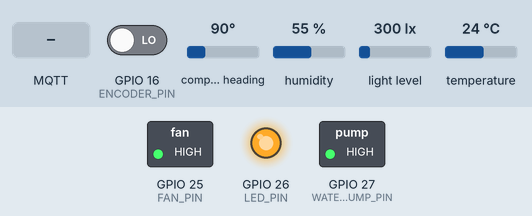
Recording of a program running on a simulated ESP32. Shown: switched loads named in the program (green lamp = pin HIGH), output pins drawn as LEDs (lit = HIGH). The test bench sets the inputs (shaded band); at power-on: GPIO 16 (ENCODER_PIN) LOW, compass heading 90°, humidity 55 %, light level 300 lx, temperature 24 °C. WiFi joins after 1.5 s; servers stay silent unless stated; random numbers use the default seed unless the program sets one; no MQTT or app messages arrive unless stated; what the program prints to the serial monitor is not drawn.

Above: at 2.7 s.
2.8 s: MQTT message "true" arrives on the first subscribed topic
At 4.0 s:
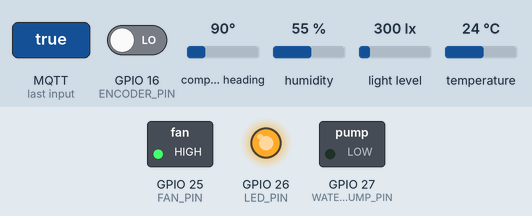
4.3 s: MQTT message "true" arrives on the second subscribed topic
At 5.3 s:
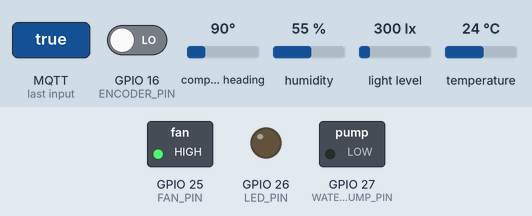
5.8 s: MQTT message "true" arrives on the third subscribed topic
At 6.4 s:
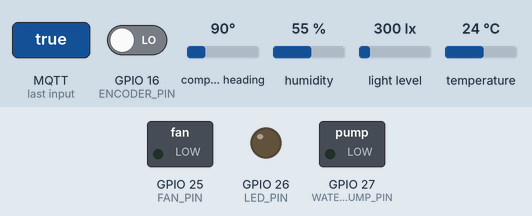
7.3 s: MQTT message "BME 280:" arrives on the first subscribed topic
At 7.6 s:
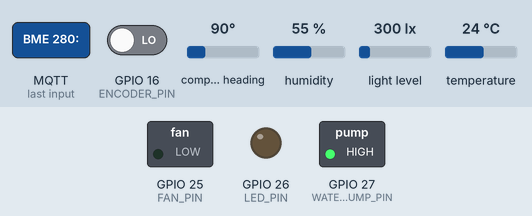
8.8 s: MQTT message "BME 280:" arrives on the second subscribed topic
At 9.9 s:
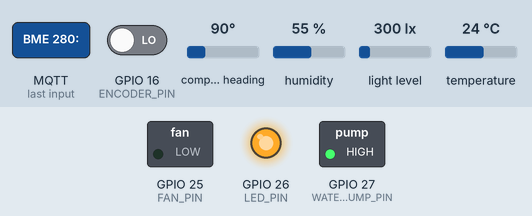
10.3 s: MQTT message "BME 280:" arrives on the third subscribed topic
At 11.1 s:
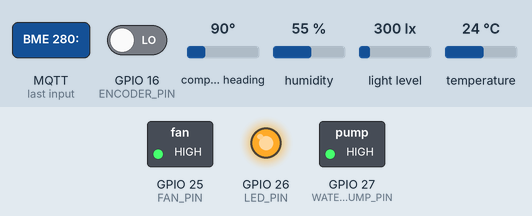
Timing chart, 0 to 12.8 s (numbered marks = the images above; inputs shaded):
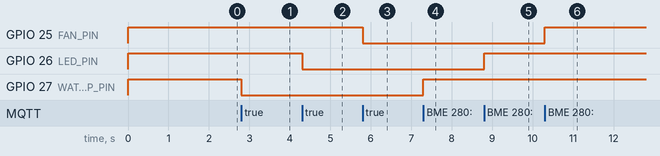

Measured:
- after the input at 2.8 s, GPIO 27 (WATER_PUMP_PIN): HIGH → LOW at once
- after the input at 4.3 s, GPIO 26 (LED_PIN): HIGH → LOW at once
- after the input at 5.8 s, GPIO 25 (FAN_PIN): HIGH → LOW at once
- after the input at 7.3 s, GPIO 27 (WATER_PUMP_PIN): LOW → HIGH at once
- after the input at 8.8 s, GPIO 26 (LED_PIN): LOW → HIGH at once
- after the input at 10.3 s, GPIO 25 (FAN_PIN): LOW → HIGH at once

The program:

main.cpp
```cpp
#include "Arduino.h"
#include <Wire.h>
#include <WiFi.h>

#include <BH1750.h>
#include "AS5600.h"
#include <Adafruit_Sensor.h>
#include <Adafruit_BME280.h>
#include "DHT_U.h"
#include "DHT.h"
#include <PubSubClient.h>
#include <SimpleTimer.h>


#define FAN_PIN 25
const char* fanTopic = "Actuators/Fan";

#define LED_PIN 26
const char* ledTopic = "Actuators/LED";

#define WATER_PUMP_PIN 27
const char* waterPumpTopic = "Actuators/WaterPump";

#define AS5600_DIR_PIN 17

#define DHT_DATA_PIN 4
#define DHTTYPE DHT11

#define SEALEVELPRESSURE_HPA (1013.25)

#define ENCODER_PIN 16

BH1750 lightMeter;
float lux = 0;

AS5600 as5600;
float windDir;

// not working
Adafruit_BME280 bme;

DHT dht(DHT_DATA_PIN, DHTTYPE);
float humidity = 0;
float temperature = 0;
float termalSensation = 0;

unsigned long long lastEncoder, resultEncoder, timeoutEncoder;
int encoderCount = 0;
bool encoderBuffer = false;
double rpm = 0;

const char* ssid = "raspberry";
const char* password = "presentation";
const char* mqtt_server = "10.42.0.1";
WiFiClient espClient;
PubSubClient client(espClient);
#define MSG_BUFFER_SIZE	(50)
char msg[MSG_BUFFER_SIZE];

SimpleTimer timerReading;
SimpleTimer timerSendMQTT;
SimpleTimer timerEncoder;

void setup_wifi() {

  delay(10);
  Serial.println();
  Serial.print("Connecting to ");
  Serial.println(ssid);

  WiFi.mode(WIFI_STA);
  WiFi.begin(ssid, password);

  while (WiFi.status() != WL_CONNECTED) {
    delay(500);
    Serial.print(".");
  }

  randomSeed(micros());

  Serial.println("");
  Serial.println("WiFi connected");
  Serial.println("IP address: ");
  Serial.println(WiFi.localIP());
}

void reconnect() {
  while (!client.connected()) {
    Serial.print("Attempting MQTT connection...");
    String clientId = "ESP32Client-";
    clientId += String(random(0xffff), HEX);
    if (client.connect(clientId.c_str())) {
      Serial.println("connected");
      client.subscribe(waterPumpTopic);
      client.subscribe(ledTopic);
      client.subscribe(fanTopic);
    } else {
      Serial.print("failed, rc=");
      Serial.print(client.state());
      Serial.println(" try again in 5 seconds");
      delay(5000);
    }
  }
}

void callback(char* topic, byte* payload, unsigned int length) {
  Serial.print("Message arrived [");
  Serial.print(topic);
  Serial.print("] ");

  String payloadStr;
  for (int i = 0; i < length; i++) {
    payloadStr += (char)payload[i];
  }

  if (!strcmp(topic, ledTopic))
  {
    if(payloadStr == "true") digitalWrite(LED_PIN, LOW);
    else digitalWrite(LED_PIN, HIGH);
  }

  else if (!strcmp(topic, waterPumpTopic))
  {
    if(payloadStr == "true") digitalWrite(WATER_PUMP_PIN, LOW);
    else digitalWrite(WATER_PUMP_PIN, HIGH);
  }

  else if (!strcmp(topic, fanTopic))
  {
    if(payloadStr == "true") digitalWrite(FAN_PIN, LOW);
    else digitalWrite(FAN_PIN, HIGH);
  }
}

const char* windDirection(float angle) {
  // Convert the angle to an abbreviated compass direction
  if (angle >= 337.5 || angle < 22.5) {
    return "N";
  } else if (angle >= 22.5 && angle < 67.5) {
    return "NE";
  } else if (angle >= 67.5 && angle < 112.5) {
    return "E";
  } else if (angle >= 112.5 && angle < 157.5) {
    return "SE";
  } else if (angle >= 157.5 && angle < 202.5) {
    return "S";
  } else if (angle >= 202.5 && angle < 247.5) {
    return "SW";
  } else if (angle >= 247.5 && angle < 292.5) {
    return "W";
  } else if (angle >= 292.5 && angle < 337.5) {
    return "NW";
  } else {
    return "Invalid Angle"; // Handle invalid angles
  }
}


void updateEncoder()
{
    bool encoderRead = digitalRead(ENCODER_PIN);

    if((millis() - timeoutEncoder) >= 5000)
    {
        encoderBuffer = false;
        encoderCount = 0;
        rpm = 0;
        lastEncoder = timeoutEncoder = millis();
    }

    if(encoderRead && !encoderBuffer) encoderBuffer = true;

    if(!encoderRead && encoderBuffer)
    {
        encoderBuffer = false;
        encoderCount++;
        timeoutEncoder = millis();
        Serial.println(encoderCount);
    }

    if(encoderCount >= 10)
    {
        resultEncoder = millis() - lastEncoder;
        rpm = (1000.0 / resultEncoder) * 60;

        encoderBuffer = false;
        encoderCount = 0;
        lastEncoder = millis();
    }
}

void updateReadings()
{
    lux = lightMeter.readLightLevel();
    windDir = abs((as5600.rawAngle()*360.0/4095.0));

    humidity = dht.readHumidity();
    temperature = dht.readTemperature();
    if ( isnan(humidity) || isnan(temperature) ) {
        humidity = 0;
        temperature = 0;
    }
    else
        termalSensation = dht.computeHeatIndex(temperature, humidity, false);

}

void sendMQTT()
{
    client.publish("WheaterCondition/WindDirection", windDirection(windDir));

    sprintf(msg, "%.4f", rpm);
    client.publish("WheaterCondition/WindVelocity", msg);

    sprintf(msg, "%.4f", lux);
    client.publish("WheaterCondition/Luminity", msg);

    sprintf(msg, "%.4f", humidity);
    client.publish("Climate/Humidity" , msg);

    sprintf(msg, "%.4f", temperature);
    client.publish("Climate/Temperature" , msg);

    sprintf(msg, "%.4f", termalSensation);
    client.publish("Climate/ThermalSensation" , msg);
}

void setup() {
  Serial.begin(9600);
  Wire.begin();

  lightMeter.begin();

  as5600.begin(AS5600_DIR_PIN);  //  set direction pin.
  as5600.setDirection(AS5600_CLOCK_WISE);  // default, just be explicit.

  bme.begin(0x76);

  dht.begin();

  pinMode(ENCODER_PIN, INPUT);
  lastEncoder = timeoutEncoder = millis();

  pinMode(FAN_PIN, OUTPUT);
  pinMode(LED_PIN, OUTPUT);
  pinMode(WATER_PUMP_PIN, OUTPUT);
  digitalWrite(FAN_PIN, HIGH);
  digitalWrite(LED_PIN, HIGH);
  digitalWrite(WATER_PUMP_PIN, HIGH);

  setup_wifi();
  client.setServer(mqtt_server, 1883);
  client.setCallback(callback);

  timerReading.setInterval(500, updateReadings);
  timerSendMQTT.setInterval(1000, sendMQTT);
  timerEncoder.setInterval(5, updateEncoder);
}

void loop() {
    if (!client.connected()) reconnect();

    timerReading.run();
    timerSendMQTT.run();
    timerEncoder.run();
    client.loop();
}

// Serial.println();

// Serial.println("BME 280: ");
// Serial.print("Temperature = ");
// Serial.print(bme.readTemperature());
// Serial.println(" °C");
// Serial.print("Pressure = ");
// Serial.print(bme.readPressure() / 100.0F);
// Serial.println(" hPa");
// Serial.print("Approx. Altitude = ");
// Serial.print(bme.readAltitude(SEALEVELPRESSURE_HPA));
// Serial.println(" m");
// Serial.print("Humidity = ");
// Serial.print(bme.readHumidity());
// Serial.println(" %");

// Serial.println();
```
